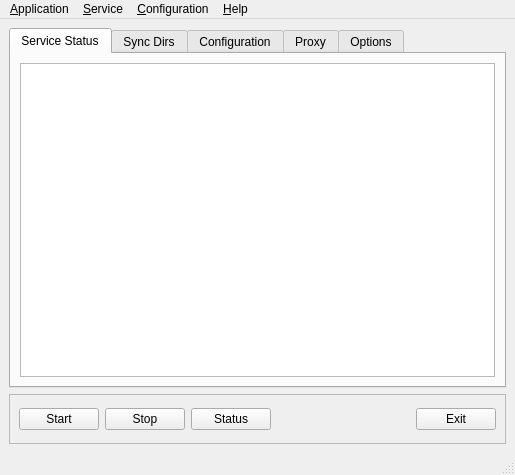
<?xml version="1.0" encoding="UTF-8"?>
<ui version="4.0">
 <class>MainWindow</class>
 <widget class="QMainWindow" name="MainWindow">
  <property name="geometry">
   <rect>
    <x>0</x>
    <y>0</y>
    <width>515</width>
    <height>475</height>
   </rect>
  </property>
  <property name="minimumSize">
   <size>
    <width>515</width>
    <height>475</height>
   </size>
  </property>
  <property name="maximumSize">
   <size>
    <width>515</width>
    <height>475</height>
   </size>
  </property>
  <property name="windowTitle">
   <string>Yandex Disk Service Helper</string>
  </property>
  <widget class="QWidget" name="centralwidget">
   <layout class="QVBoxLayout" name="verticalLayout">
    <item>
     <widget class="QTabWidget" name="tabWidget">
      <widget class="QWidget" name="tab_1">
       <attribute name="icon">
        <iconset>
         <normaloff>../ico/tab_status.png</normaloff>../ico/tab_status.png</iconset>
       </attribute>
       <attribute name="title">
        <string>Service Status</string>
       </attribute>
       <layout class="QVBoxLayout" name="verticalLayout_1">
        <item>
         <widget class="QTextEdit" name="textEdit">
          <property name="autoFillBackground">
           <bool>true</bool>
          </property>
          <property name="readOnly">
           <bool>true</bool>
          </property>
         </widget>
        </item>
       </layout>
      </widget>
      <widget class="QWidget" name="tab_2">
       <attribute name="icon">
        <iconset>
         <normaloff>../ico/tab_folders.png</normaloff>../ico/tab_folders.png</iconset>
       </attribute>
       <attribute name="title">
        <string>Sync Dirs</string>
       </attribute>
       <layout class="QVBoxLayout" name="verticalLayout_2">
        <item>
         <widget class="QTreeWidget" name="treeWidget">
          <property name="columnCount">
           <number>2</number>
          </property>
          <attribute name="headerDefaultSectionSize">
           <number>240</number>
          </attribute>
          <column>
           <property name="text">
            <string>Directories to Sync</string>
           </property>
          </column>
          <column>
           <property name="text">
            <string>  </string>
           </property>
          </column>
         </widget>
        </item>
       </layout>
      </widget>
      <widget class="QWidget" name="tab_3">
       <attribute name="icon">
        <iconset>
         <normaloff>../ico/tab_conf.png</normaloff>../ico/tab_conf.png</iconset>
       </attribute>
       <attribute name="title">
        <string>Configuration</string>
       </attribute>
       <layout class="QVBoxLayout" name="verticalLayout_3">
        <item>
         <widget class="QGroupBox" name="groupBox_1">
          <property name="title">
           <string>yandex-disk executable path</string>
          </property>
          <layout class="QHBoxLayout" name="horizontalLayout_1">
           <item>
            <widget class="QLineEdit" name="yandex_exec">
             <property name="toolTip">
              <string>yandex-disk executable path</string>
             </property>
             <property name="statusTip">
              <string>yandex-disk executable path</string>
             </property>
            </widget>
           </item>
          </layout>
         </widget>
        </item>
        <item>
         <widget class="QGroupBox" name="groupBox_2">
          <property name="title">
           <string>Configuration file path</string>
          </property>
          <layout class="QHBoxLayout" name="horizontalLayout_2">
           <item>
            <widget class="QLineEdit" name="yandex_cfg">
             <property name="toolTip">
              <string>Path to yandex disk configuration file</string>
             </property>
             <property name="statusTip">
              <string>Path to yandex disk configuration file</string>
             </property>
            </widget>
           </item>
           <item>
            <widget class="QToolButton" name="ch_yandex_cfg">
             <property name="toolTip">
              <string>Change Yandex Configuration File Path</string>
             </property>
             <property name="statusTip">
              <string>Change Yandex Configuration File Path</string>
             </property>
             <property name="text">
              <string>...</string>
             </property>
             <property name="icon">
              <iconset>
               <normaloff>../ico/folder_edit.png</normaloff>../ico/folder_edit.png</iconset>
             </property>
            </widget>
           </item>
          </layout>
         </widget>
        </item>
        <item>
         <widget class="QGroupBox" name="groupBox_3">
          <property name="title">
           <string>Yandex Disk root directory</string>
          </property>
          <layout class="QHBoxLayout" name="horizontalLayout_3">
           <item>
            <widget class="QLineEdit" name="yandex_root">
             <property name="toolTip">
              <string>Root directory for synchronization</string>
             </property>
             <property name="statusTip">
              <string>Root directory for synchronization</string>
             </property>
            </widget>
           </item>
           <item>
            <widget class="QToolButton" name="ch_yandex_root">
             <property name="toolTip">
              <string>Change Yandex Disk Root Directory</string>
             </property>
             <property name="statusTip">
              <string>Change Yandex Disk Root Directory</string>
             </property>
             <property name="text">
              <string>...</string>
             </property>
             <property name="icon">
              <iconset>
               <normaloff>../ico/folder_edit.png</normaloff>../ico/folder_edit.png</iconset>
             </property>
            </widget>
           </item>
          </layout>
         </widget>
        </item>
        <item>
         <widget class="QGroupBox" name="groupBox_4">
          <property name="title">
           <string>Yandex Disk auth file path</string>
          </property>
          <layout class="QHBoxLayout" name="horizontalLayout_4">
           <item>
            <widget class="QLineEdit" name="yandex_auth">
             <property name="toolTip">
              <string>Yandex Disk authorization file path</string>
             </property>
             <property name="statusTip">
              <string>Yandex Disk authorization file path</string>
             </property>
            </widget>
           </item>
           <item>
            <widget class="QToolButton" name="ch_yandex_auth">
             <property name="toolTip">
              <string>Change Yandex Authorization File Path</string>
             </property>
             <property name="statusTip">
              <string>Change Yandex Authorization File Path</string>
             </property>
             <property name="text">
              <string>...</string>
             </property>
             <property name="icon">
              <iconset>
               <normaloff>../ico/folder_edit.png</normaloff>../ico/folder_edit.png</iconset>
             </property>
            </widget>
           </item>
          </layout>
         </widget>
        </item>
       </layout>
      </widget>
      <widget class="QWidget" name="tab_4">
       <attribute name="icon">
        <iconset>
         <normaloff>../ico/tab_proxy.png</normaloff>../ico/tab_proxy.png</iconset>
       </attribute>
       <attribute name="title">
        <string>Proxy</string>
       </attribute>
       <layout class="QVBoxLayout" name="verticalLayout_4">
        <item>
         <widget class="QGroupBox" name="groupBox_5">
          <property name="title">
           <string/>
          </property>
          <layout class="QVBoxLayout" name="verticalLayout_5">
           <item>
            <widget class="QRadioButton" name="proxyNone">
             <property name="text">
              <string>None</string>
             </property>
            </widget>
           </item>
           <item>
            <widget class="QRadioButton" name="proxyAuto">
             <property name="text">
              <string>Auto</string>
             </property>
             <property name="checked">
              <bool>true</bool>
             </property>
            </widget>
           </item>
           <item>
            <widget class="QRadioButton" name="proxyManual">
             <property name="text">
              <string>Manual</string>
             </property>
            </widget>
           </item>
           <item>
            <widget class="QWidget" name="proxyManualWidget" native="true">
             <property name="enabled">
              <bool>false</bool>
             </property>
             <layout class="QGridLayout" name="gridLayout">
              <item row="4" column="2">
               <widget class="QLineEdit" name="srvLogin">
                <property name="enabled">
                 <bool>false</bool>
                </property>
                <property name="toolTip">
                 <string>Proxy server login</string>
                </property>
                <property name="statusTip">
                 <string>Proxy server login</string>
                </property>
               </widget>
              </item>
              <item row="0" column="0">
               <widget class="QLabel" name="proxyTypeLabel">
                <property name="text">
                 <string>Type:</string>
                </property>
               </widget>
              </item>
              <item row="0" column="2">
               <widget class="QComboBox" name="proxyType">
                <property name="toolTip">
                 <string>Proxy type</string>
                </property>
                <property name="statusTip">
                 <string>Choose proxy type</string>
                </property>
                <item>
                 <property name="text">
                  <string>HTTPS</string>
                 </property>
                </item>
                <item>
                 <property name="text">
                  <string>SOCKS4</string>
                 </property>
                </item>
                <item>
                 <property name="text">
                  <string>SOCKS5</string>
                 </property>
                </item>
               </widget>
              </item>
              <item row="2" column="3">
               <widget class="QLabel" name="portLabel">
                <property name="text">
                 <string>Port:</string>
                </property>
               </widget>
              </item>
              <item row="4" column="0">
               <widget class="QLabel" name="srvLoginLabel">
                <property name="text">
                 <string>Login:</string>
                </property>
               </widget>
              </item>
              <item row="2" column="0">
               <widget class="QLabel" name="srvLabel">
                <property name="text">
                 <string>Server:</string>
                </property>
               </widget>
              </item>
              <item row="2" column="2">
               <widget class="QLineEdit" name="srvName">
                <property name="toolTip">
                 <string>Proxy server</string>
                </property>
                <property name="statusTip">
                 <string>Proxy server hostname or IP address</string>
                </property>
               </widget>
              </item>
              <item row="2" column="4">
               <widget class="QLineEdit" name="portNumber">
                <property name="minimumSize">
                 <size>
                  <width>50</width>
                  <height>0</height>
                 </size>
                </property>
                <property name="maximumSize">
                 <size>
                  <width>50</width>
                  <height>16777215</height>
                 </size>
                </property>
                <property name="toolTip">
                 <string>Proxy port</string>
                </property>
                <property name="statusTip">
                 <string>Proxy port</string>
                </property>
               </widget>
              </item>
              <item row="3" column="2">
               <widget class="QCheckBox" name="srvPasswordReq">
                <property name="enabled">
                 <bool>false</bool>
                </property>
                <property name="toolTip">
                 <string>Proxy server authorization</string>
                </property>
                <property name="statusTip">
                 <string>Proxy server authorization</string>
                </property>
                <property name="text">
                 <string>Server Credentials</string>
                </property>
               </widget>
              </item>
              <item row="5" column="0">
               <widget class="QLabel" name="srvPasswordLabel">
                <property name="text">
                 <string>Password:</string>
                </property>
               </widget>
              </item>
              <item row="5" column="2">
               <widget class="QLineEdit" name="srvPassword">
                <property name="enabled">
                 <bool>false</bool>
                </property>
                <property name="toolTip">
                 <string>Proxy server password</string>
                </property>
                <property name="statusTip">
                 <string>Proxy server password</string>
                </property>
                <property name="echoMode">
                 <enum>QLineEdit::Password</enum>
                </property>
               </widget>
              </item>
             </layout>
            </widget>
           </item>
          </layout>
         </widget>
        </item>
       </layout>
      </widget>
      <widget class="QWidget" name="tab_5">
       <attribute name="icon">
        <iconset>
         <normaloff>../ico/tab_opts.png</normaloff>../ico/tab_opts.png</iconset>
       </attribute>
       <attribute name="title">
        <string>Options</string>
       </attribute>
       <layout class="QGridLayout" name="gridLayout_2">
        <item row="0" column="0">
         <widget class="QGroupBox" name="groupBox_6">
          <property name="title">
           <string/>
          </property>
          <layout class="QFormLayout" name="formLayout">
           <property name="fieldGrowthPolicy">
            <enum>QFormLayout::AllNonFixedFieldsGrow</enum>
           </property>
           <item row="0" column="0">
            <widget class="QCheckBox" name="checkBox_1">
             <property name="toolTip">
              <string>Start Application Hidden in a System Tray</string>
             </property>
             <property name="statusTip">
              <string>Start Application Hidden in a System Tray</string>
             </property>
             <property name="text">
              <string>Start Hidden</string>
             </property>
            </widget>
           </item>
           <item row="0" column="1">
            <widget class="QCheckBox" name="checkBox_2">
             <property name="toolTip">
              <string>Remove Application From TaskBar when minimized</string>
             </property>
             <property name="statusTip">
              <string>Remove Application From TaskBar when minimized</string>
             </property>
             <property name="text">
              <string>Hide On Minimize</string>
             </property>
            </widget>
           </item>
           <item row="1" column="0">
            <widget class="QLabel" name="l_refresh_1">
             <property name="sizePolicy">
              <sizepolicy hsizetype="Fixed" vsizetype="Preferred">
               <horstretch>0</horstretch>
               <verstretch>0</verstretch>
              </sizepolicy>
             </property>
             <property name="text">
              <string>Status autorefresh in sec</string>
             </property>
            </widget>
           </item>
           <item row="1" column="1">
            <widget class="QSpinBox" name="refreshTimeout">
             <property name="sizePolicy">
              <sizepolicy hsizetype="Fixed" vsizetype="Fixed">
               <horstretch>0</horstretch>
               <verstretch>0</verstretch>
              </sizepolicy>
             </property>
             <property name="toolTip">
              <string>Timeout after which status will be autorefreshed. Zero - no autorefresh</string>
             </property>
             <property name="statusTip">
              <string>Timeout after which status will be autorefreshed. Zero - no autorefresh</string>
             </property>
             <property name="maximum">
              <number>300</number>
             </property>
             <property name="value">
              <number>15</number>
             </property>
            </widget>
           </item>
          </layout>
         </widget>
        </item>
       </layout>
      </widget>
     </widget>
    </item>
    <item>
     <widget class="QFrame" name="ctrFrame">
      <property name="enabled">
       <bool>true</bool>
      </property>
      <property name="sizePolicy">
       <sizepolicy hsizetype="Preferred" vsizetype="Preferred">
        <horstretch>0</horstretch>
        <verstretch>0</verstretch>
       </sizepolicy>
      </property>
      <property name="minimumSize">
       <size>
        <width>250</width>
        <height>50</height>
       </size>
      </property>
      <property name="layoutDirection">
       <enum>Qt::LeftToRight</enum>
      </property>
      <property name="autoFillBackground">
       <bool>true</bool>
      </property>
      <property name="frameShape">
       <enum>QFrame::StyledPanel</enum>
      </property>
      <property name="frameShadow">
       <enum>QFrame::Raised</enum>
      </property>
      <layout class="QHBoxLayout">
       <item>
        <widget class="QPushButton" name="btnStart">
         <property name="toolTip">
          <string>Start Service</string>
         </property>
         <property name="statusTip">
          <string>Start Service</string>
         </property>
         <property name="text">
          <string>Start</string>
         </property>
         <property name="icon">
          <iconset>
           <normaloff>../ico/start.png</normaloff>../ico/start.png</iconset>
         </property>
        </widget>
       </item>
       <item>
        <widget class="QPushButton" name="btnStop">
         <property name="toolTip">
          <string>Stop Service</string>
         </property>
         <property name="statusTip">
          <string>Stop Service</string>
         </property>
         <property name="text">
          <string>Stop</string>
         </property>
         <property name="icon">
          <iconset>
           <normaloff>../ico/stop.png</normaloff>../ico/stop.png</iconset>
         </property>
        </widget>
       </item>
       <item>
        <widget class="QPushButton" name="btnStatus">
         <property name="toolTip">
          <string>Check Service Status</string>
         </property>
         <property name="statusTip">
          <string>Check Service Status</string>
         </property>
         <property name="text">
          <string>Status</string>
         </property>
         <property name="icon">
          <iconset>
           <normaloff>../ico/status.png</normaloff>../ico/status.png</iconset>
         </property>
        </widget>
       </item>
       <item>
        <spacer name="spacerItem_2">
         <property name="orientation">
          <enum>Qt::Horizontal</enum>
         </property>
         <property name="sizeHint" stdset="0">
          <size>
           <width>40</width>
           <height>20</height>
          </size>
         </property>
        </spacer>
       </item>
       <item>
        <widget class="QPushButton" name="btnExit">
         <property name="toolTip">
          <string>Exit Application</string>
         </property>
         <property name="statusTip">
          <string>Exit Application</string>
         </property>
         <property name="text">
          <string>Exit</string>
         </property>
         <property name="icon">
          <iconset>
           <normaloff>../ico/exit.png</normaloff>../ico/exit.png</iconset>
         </property>
        </widget>
       </item>
      </layout>
     </widget>
    </item>
   </layout>
  </widget>
  <widget class="QMenuBar" name="menubar">
   <property name="geometry">
    <rect>
     <x>0</x>
     <y>0</y>
     <width>515</width>
     <height>27</height>
    </rect>
   </property>
   <widget class="QMenu" name="menuService">
    <property name="title">
     <string>&amp;Service</string>
    </property>
    <addaction name="actionStart"/>
    <addaction name="actionStop"/>
    <addaction name="actionStatus"/>
    <addaction name="separator"/>
   </widget>
   <widget class="QMenu" name="menuCfg">
    <property name="title">
     <string>&amp;Configuration</string>
    </property>
    <addaction name="actionSaveCfg"/>
    <addaction name="actionReloadCfg"/>
   </widget>
   <widget class="QMenu" name="menuHelp">
    <property name="title">
     <string>&amp;Help</string>
    </property>
    <addaction name="actionAbout"/>
   </widget>
   <widget class="QMenu" name="menuApplication">
    <property name="title">
     <string>&amp;Application</string>
    </property>
    <addaction name="actionSetup_Wizard"/>
    <addaction name="separator"/>
    <addaction name="actionHide"/>
    <addaction name="actionExit"/>
   </widget>
   <addaction name="menuApplication"/>
   <addaction name="menuService"/>
   <addaction name="menuCfg"/>
   <addaction name="menuHelp"/>
  </widget>
  <widget class="QStatusBar" name="statusbar"/>
  <action name="actionStart">
   <property name="icon">
    <iconset>
     <normaloff>../ico/start.png</normaloff>../ico/start.png</iconset>
   </property>
   <property name="text">
    <string>&amp;Start</string>
   </property>
   <property name="statusTip">
    <string>Start Service</string>
   </property>
  </action>
  <action name="actionStop">
   <property name="icon">
    <iconset>
     <normaloff>../ico/stop.png</normaloff>../ico/stop.png</iconset>
   </property>
   <property name="text">
    <string>Sto&amp;p</string>
   </property>
   <property name="statusTip">
    <string>Stop Service</string>
   </property>
  </action>
  <action name="actionStatus">
   <property name="icon">
    <iconset>
     <normaloff>../ico/status.png</normaloff>../ico/status.png</iconset>
   </property>
   <property name="text">
    <string>S&amp;tatus</string>
   </property>
   <property name="statusTip">
    <string>Check Service Status</string>
   </property>
  </action>
  <action name="actionExit">
   <property name="icon">
    <iconset>
     <normaloff>../ico/exit.png</normaloff>../ico/exit.png</iconset>
   </property>
   <property name="text">
    <string>E&amp;xit</string>
   </property>
   <property name="statusTip">
    <string>Exit Application</string>
   </property>
  </action>
  <action name="actionSaveCfg">
   <property name="icon">
    <iconset>
     <normaloff>../ico/save.png</normaloff>../ico/save.png</iconset>
   </property>
   <property name="text">
    <string>&amp;Save</string>
   </property>
   <property name="statusTip">
    <string>Save Current Configuration</string>
   </property>
  </action>
  <action name="actionReloadCfg">
   <property name="icon">
    <iconset>
     <normaloff>../ico/reload.png</normaloff>../ico/reload.png</iconset>
   </property>
   <property name="text">
    <string>&amp;Reload</string>
   </property>
   <property name="statusTip">
    <string>Reload Configuration From Config File(s)</string>
   </property>
  </action>
  <action name="actionAbout">
   <property name="icon">
    <iconset>
     <normaloff>../ico/about.png</normaloff>../ico/about.png</iconset>
   </property>
   <property name="text">
    <string>&amp;About</string>
   </property>
   <property name="statusTip">
    <string>About Application</string>
   </property>
  </action>
  <action name="actionHide">
   <property name="text">
    <string>&amp;Hide</string>
   </property>
  </action>
  <action name="actionSetup_Wizard">
   <property name="icon">
    <iconset>
     <normaloff>../ico/wizard.png</normaloff>../ico/wizard.png</iconset>
   </property>
   <property name="text">
    <string>Setup &amp;Wizard</string>
   </property>
  </action>
 </widget>
 <resources/>
 <connections/>
</ui>
